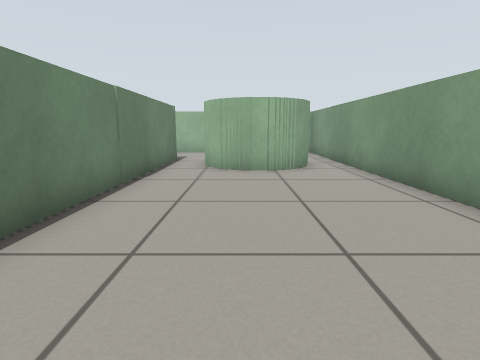
[1] (above)

12 first-person views from a walk through a Gazebo world. The camera is 0.57 m above the floor, tilts 10° down and sees 80° across. The floor is counted in squares, 0.5 m on a side. Each view is taken from the middle of a square. On the plan, view 1 faces up. The plan holds only what a view shows up to about 12 squares ahead; the rest is blank. Robots are left out.

[2]
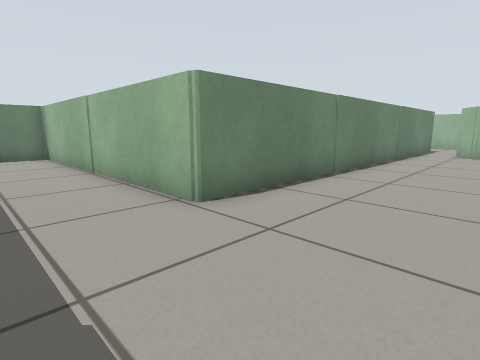

[3]
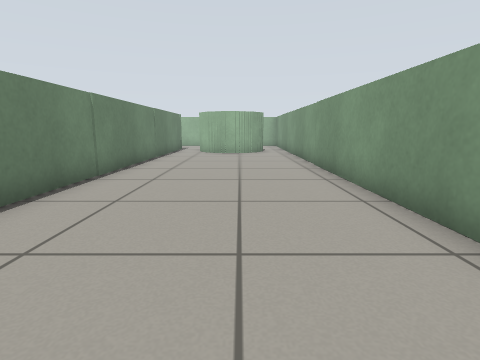

[4]
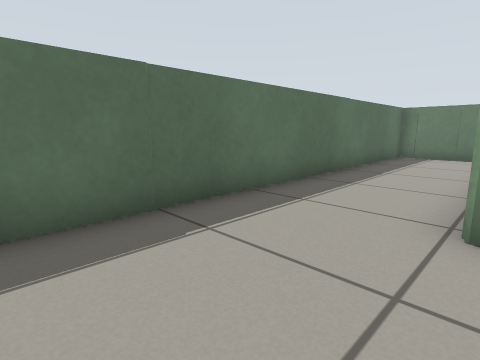

[5]
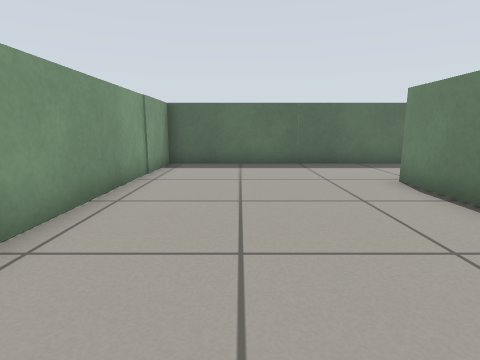

[6]
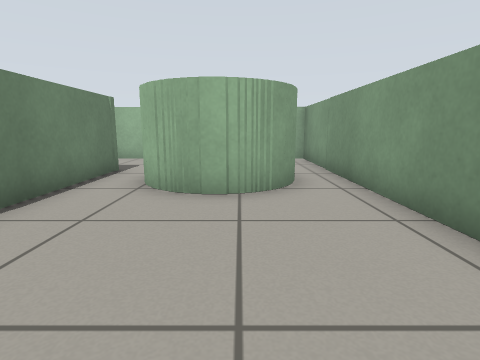

[7]
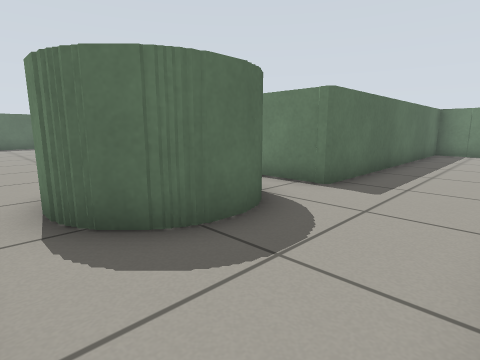

[8]
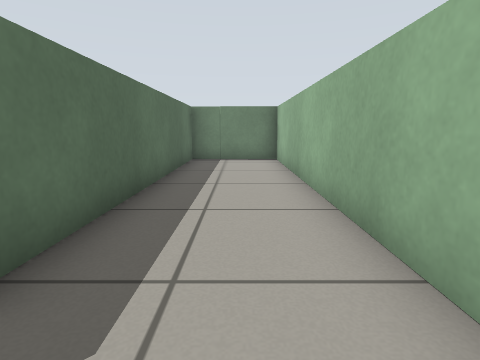

[9]
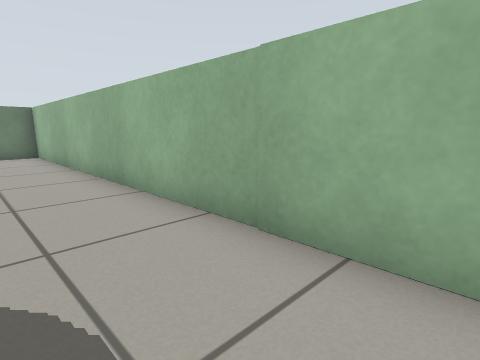

[10]
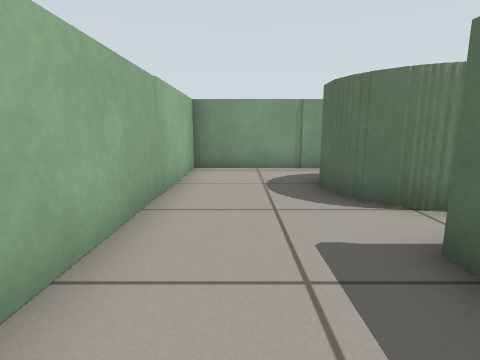

[11]
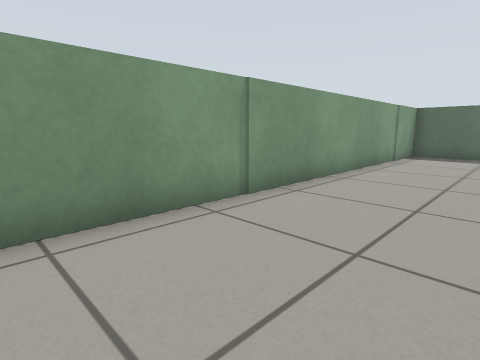

[12]
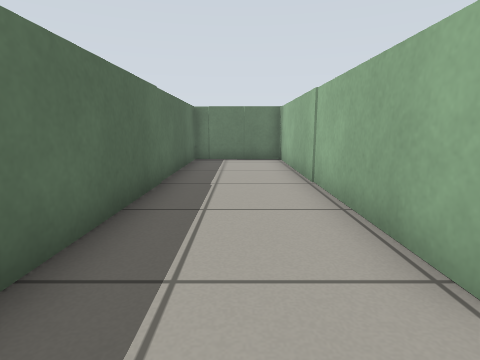

### Floor plan
Ten units are one square. View 1 is at (0, 0); x grows to the right and y downward. Boxes are objects, and circles mark ways between rooms. Rooms are numbered by the first view taken in them; rooms with no view inside come last. Other rooms are left out.
<svg viewBox="-126 -149 166 221">
<path fill="none" stroke="#000" d="M-25 -86 -25 34 -121 34 -121 67 35 67 35 -84M23 -91 12 -80 -1 -80 -13 -92M-5 -111 2 -111M-10 -100 -10 -104 -1 -113 12 -113 22 -103 22 -94M10 -111 16 -111M35 -84 35 -144 -121 -144 -121 -111 -25 -111 -25 -86"/>
<circle cx="-20" cy="-80" r="3" fill="#2a7"/>
<circle cx="30" cy="-80" r="3" fill="#2a7"/>
<text x="-10" y="10">1</text>
<text x="-30" y="-130">2</text>
</svg>
Room 1 opens to room 2.

Where each view was taken, in squares from view 1:
view 1: 0 up, 0 right, facing up
view 2: 6 down, 1 right, facing up-left
view 3: 6 down, 1 right, facing up
view 4: 3 down, 1 right, facing down-left
view 5: 3 up, 1 right, facing down
view 6: 3 up, 1 right, facing up
view 7: 14 up, 3 right, facing down-left
view 8: 13 up, 1 left, facing left
view 9: 12 up, 2 right, facing up-left
view 10: 13 up, 5 left, facing right
view 11: 7 up, 0 right, facing down-right
view 12: 5 down, 1 left, facing left
